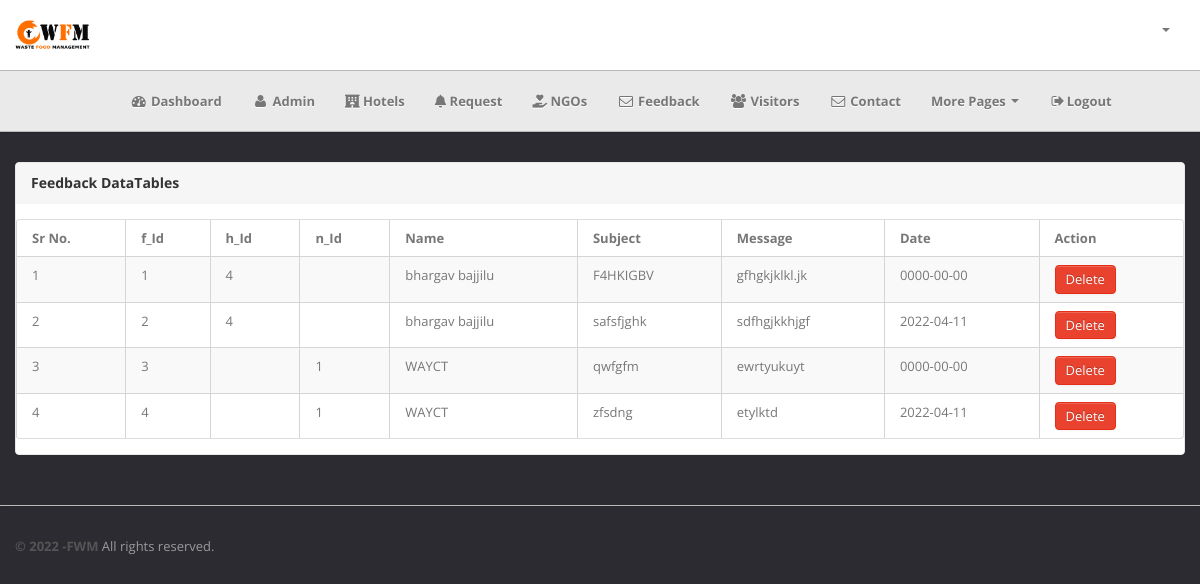
Screenshot of /admin/index.php?page=feedback_list (signed in) with the database file from the repository.
### tables this page shows
CREATE TABLE `feedback` (
  `f_id` int(11) NOT NULL,
  `f_name` varchar(30) NOT NULL,
  `f_subject` varchar(30) NOT NULL,
  `f_message` varchar(500) NOT NULL,
  `n_id` varchar(20) NOT NULL,
  `h_id` varchar(20) NOT NULL,
  `f_date` date NOT NULL
);

### admin/middlepage/feedback_list.php (the view)
<div class="span12">
    <div class="content">
        <div class="module">
            <div class="module-head">
                <h3>
                   Feedback DataTables</h3>
            </div>
            <div class="module-body table">
                <table cellpadding="0" cellspacing="0" border="0" class="datatable-1 table table-bordered table-striped  display"
                    width="100%">
                 <thead>
                <tr>
                    <th>Sr No.</th>
                    <th>f_Id</th>
                    <th>h_Id</th>
                    <th>n_Id</th>
                    <th>Name</th>
                    <th>Subject</th>
                    <th>Message</th>
                    <th>Date</th>
                    <th>Action</th>
                </tr>
            </thead>
            <tbody>
                <?php
                $i=1;
                    $sel="SELECT * FROM `feedback`";
                    $qry=mysqli_query($con,$sel);
                    while($row=mysqli_fetch_array($qry)){
                 ?>
                <tr class="odd gradeX">
                    <td><?php echo $i; ?></td>
                    <td><?php echo $row['f_id'];?></td>
                    <td><?php echo $row['h_id'];?></td>
                    <td><?php echo $row['n_id'];?></td>
                    <td><?php echo $row['f_name']; ?></td>
                    <td><?php echo $row['f_subject']; ?></td>
                    <td><?php echo $row['f_message']; ?></td>
                    <td><?php echo $row['f_date']; ?></td>
                    <td>
                        <a href="index.php?page=feedback_action&action=delete&feedback_id=<?php echo $row['f_id']; ?>" class="btn btn-danger">Delete</a>
                </tr>
                <?php $i++; }?>
            </tbody>
                 </table>
            </div>
        </div>
    </div>
</div>

### admin/css/theme.css (style rules this page uses)
body { font-size: 13px; font-family: 'Open Sans', Arial, sans-serif; background: #fff; color: #777 }
h1, h2, h3, h4, h5, h6 { color: #333; margin-top: 0 }
h3 { font-size: 20px }
.module { background: #fff; -webkit-border-radius: 3px; -moz-border-radius: 3px; border-radius: 3px; border: 1px solid #ccc; border-bottom-color: #bbb; -webkit-box-shadow: 0 0 1px rgba(0,0,0,0.2); -moz-box-shadow: 0 0 1px rgba(0,0,0,0.2); box-shadow: 0 0 1px rgba(0,0,0,0.2); margin-bottom: 30px }
.btn, .btn-box { -webkit-border-radius: 3px; -moz-border-radius: 3px; border-radius: 3px }
.btn { font-size: 13px; font-weight: 600 }
.btn { display: inline-block; margin-bottom: 0; font-weight: 400; text-align: center; vertical-align: middle; cursor: pointer; background-image: none; border: 1px solid transparent; white-space: nowrap; padding: 4px 10px; font-size: 13px; line-height: 1.42857; border-radius: 4px; -webkit-user-select: none; -moz-user-select: none; -ms-user-select: none; user-select: none }
.btn-danger { color: #fff; background-color: #e9422e; border-color: #e52e18 }
.table { margin-bottom: 0 }
.table th, .table td { border-color: #d5d5d5!important }
.table-bordered thead:first-child tr:first-child>th:first-child, .table-bordered tbody:first-child tr:first-child>td:first-child { -webkit-border-top-left-radius: 2px; -moz-border-radius-topleft: 2px; border-top-left-radius: 2px }
.table-bordered thead:first-child tr:first-child>th:last-child, .table-bordered tbody:first-child tr:first-child>td:last-child { -webkit-border-top-right-radius: 2px; -moz-border-radius-topright: 2px; border-top-right-radius: 2px }
.table-bordered thead:last-child tr:last-child>th:first-child, .table-bordered tbody:last-child tr:last-child>td:first-child, .table-bordered tfoot:last-child tr:last-child>td:first-child { -webkit-border-bottom-left-radius: 2px; -moz-border-radius-bottomleft: 2px; border-bottom-left-radius: 2px }
.table-bordered thead:last-child tr:last-child>th:last-child, .table-bordered tbody:last-child tr:last-child>td:last-child, .table-bordered tfoot:last-child tr:last-child>td:last-child { -webkit-border-bottom-right-radius: 2px; -moz-border-radius-bottomright: 2px; border-bottom-right-radius: 2px }
.module { box-shadow: 0 0 3px rgba(0,0,0,.1); border-color: #e9e9e9; margin-bottom: 20px; background-color: #fff; border-radius: 4px; -webkit-box-shadow: 0 1px 1px rgba(0,0,0,.05); box-shadow: 0 1px 1px rgba(0,0,0,.05); }
.module-head { color: #767676; background-color: #f6f6f6; border-color: #e9e9e9; padding: 10px 15px; border-bottom: 1px solid transparent; border-top-right-radius: 3px; border-top-left-radius: 3px; }
.module-head h3 { font-size: 14px; line-height: 20px; height: 20px; margin: 0 }
.module-body { padding: 15px }
.module-body.table { padding: 15px 0 }
.module-body.table .table th, .module-body.table .table td { padding-left: 15px; padding-right: 15px }

### rows the page displays
feedback: f_id "1", h "4", f_name "bhargav bajjilu", f_subject "F4HKIGBV", f_message "gfhgkjklkl.jk", f_date "0000-00-00"
feedback: f_id "2", h "4", f_name "bhargav bajjilu", f_subject "safsfjghk", f_message "sdfhgjkkhjgf", f_date "2022-04-11"
feedback: f_id "3", n "1", f_name "WAYCT", f_subject "qwfgfm", f_message "ewrtyukuyt", f_date "0000-00-00"
feedback: f_id "4", n "1", f_name "WAYCT", f_subject "zfsdng", f_message "etylktd", f_date "2022-04-11"
